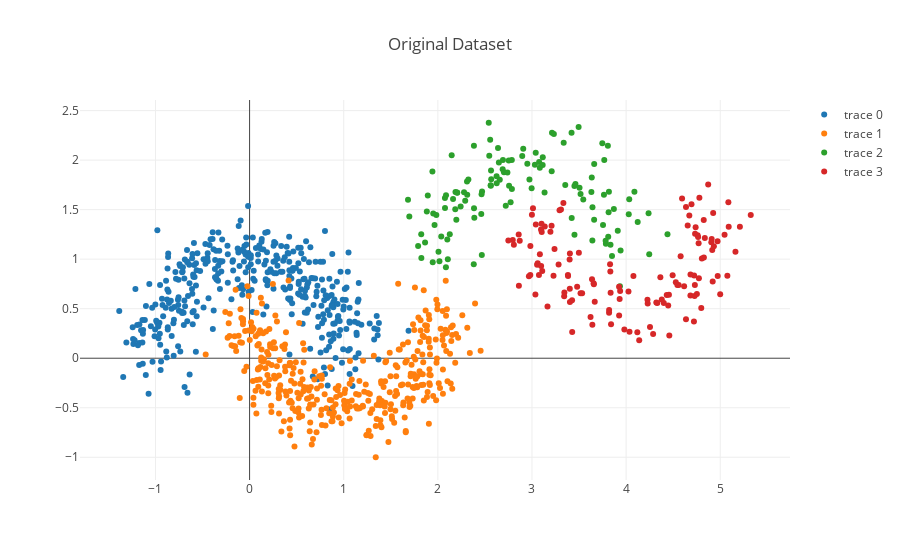

The notebook cell this image was saved under:
### Code cell
# Make dataset
X, y = make_dataset('double_moons', 1000, random_state=0)
plot_X_y(X,y,'Original Dataset')
